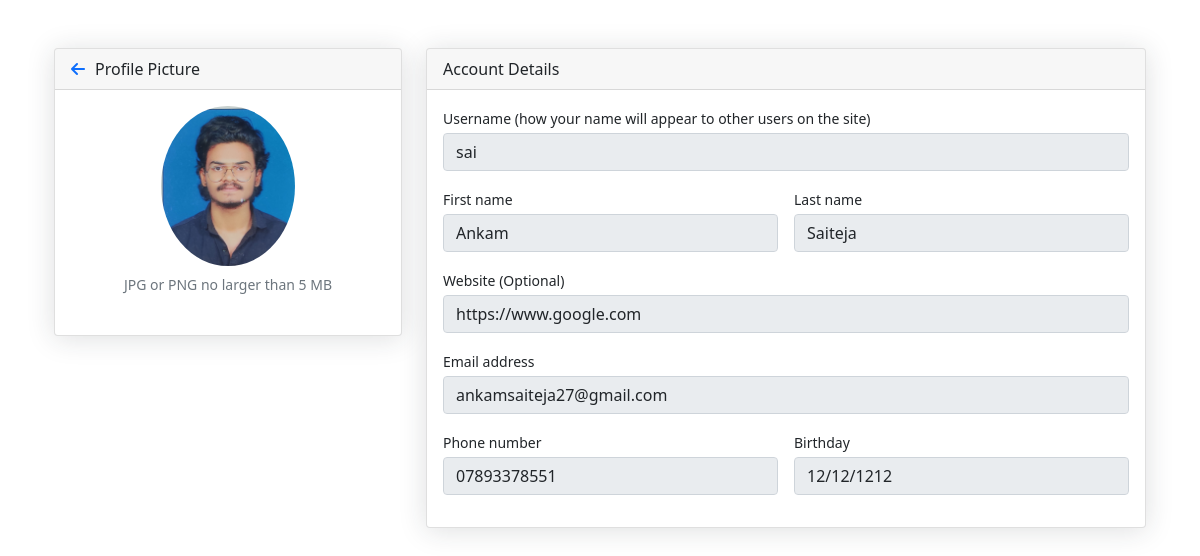
/beta/viewprofile/1/ (signed in), run on an earlier commit of the app's database.
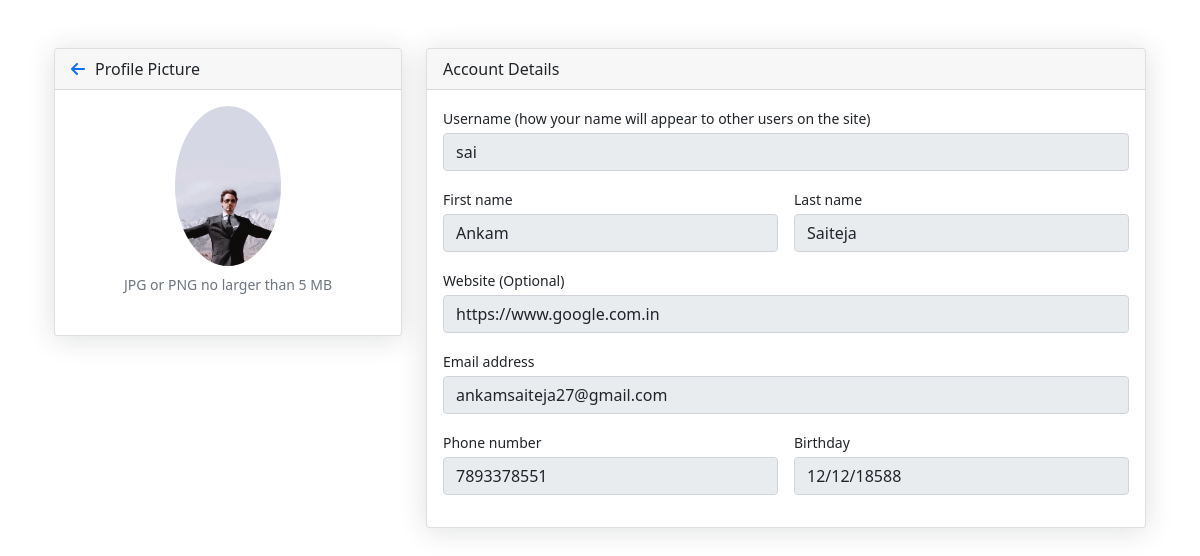
And on a later commit of the database.
### base/models.py (models this page shows, shortened)
class CustomUser(AbstractUser):
    email=models.CharField(max_length=80,unique=True)
    profilepic=models.ImageField(upload_to='static/profile_pics',null=True)
    userfor=models.CharField(max_length=20,default='')
    def __str__(self):
        return self.username

class BetaUser(models.Model):
    user=models.OneToOneField(CustomUser,on_delete=models.CASCADE)
    address=models.CharField(max_length=256,default='')
    job_status=models.CharField(max_length=20,default='')
    degree=models.CharField(max_length=30,default='')
    grad_year=models.CharField(max_length=5,default='')
    profile_updated=models.BooleanField(default=False)
    website=models.URLField(default='')
    phone=models.CharField(max_length=10,default='')
    birthday=models.CharField(max_length=20,null=True)

### betaadmin/views.py (the view)
# urls.py: path('viewprofile/<str:id>/',viewProfile,name='viewprofile'),
def viewProfile(request,id):
    if not request.user.is_authenticated:
        return redirect('login')
    user=CustomUser.objects.get(id=id)
    betauser=BetaUser.objects.get(user=user)
    return render (request,'beta_admin/viewprofile.html',{'user':user,'betauser':betauser})

### templates/beta_admin/viewprofile.html (shortened to what this page needs)
<!DOCTYPE html>
{% load static %}
<html lang="en">
<head>
    <link href="https://cdn.jsdelivr.net/npm/bootstrap@5.0.2/dist/css/bootstrap.min.css" rel="stylesheet">
    <link rel="stylesheet" href="https://cdnjs.cloudflare.com/ajax/libs/font-awesome/6.5.2/css/all.min.css" />
</head>
<body>
    <div class="container-xl px-4 mt-xl-5">
            <div class="row">
                <div class="col-xl-4">
                    <div class="card mb-4 mb-xl-0">
                        <div class="card-header"><a href="{{ request.META.HTTP_REFERER }}"><i class="fa fa-arrow-left" style="margin-right: 10px;"></i></a>Profile Picture
                            </div>
                        <div class="card-body text-center">
                            <img class="img-account-profile rounded-circle mb-2" id="previewImage"  src="{% if user.profilepic == '' %}http://bootdey.com/img/Content/avatar/avatar1.png {% else %}{{user.profilepic.url}}{% endif %}" alt="">
                            <div class="small font-italic text-muted mb-4">JPG or PNG no larger than 5 MB</div>
                        </div>
                    </div>
                </div>
                <div class="col-xl-8">
                    <div class="card mb-4">
                        <div class="card-header">Account Details</div>
                        <div class="card-body">
                                <div class="mb-3">
                                    <label class="small mb-1" for="inputUsername">Username (how your name will appear to other users on the site)</label>
                                    <input class="form-control" id="inputUsername" type="text" placeholder="Enter your username" value="{{user}}" disabled>
                                </div>
                                <div class="row gx-3 mb-3">
                                    <div class="col-md-6">
                                        <label class="small mb-1" for="inputFirstName">First name</label>
                                        <input class="form-control" disabled id="inputFirstName" type="text" placeholder="Enter your first name" value="{{user.first_name}}" name="first">
                                    </div>
                                    <div class="col-md-6">
                                        <label class="small mb-1" for="inputLastName">Last name</label>
                                        <input class="form-control" disabled id="inputLastName" type="text" placeholder="Enter your last name" value="{{user.last_name}}" name="last">
                                    </div>
                                </div>
                                <div class="row gx-3 mb-3">
                                    <div class="col-md-12">
                                        <label class="small mb-1" for="inputLocation">Website (Optional)</label>
                                        <input class="form-control" disabled id="inputLocation" type="text" placeholder="Enter your location" name="website" value="{{betauser.website}}">
                                    </div>
                                </div>
                                <div class="mb-3">
                                    <label class="small mb-1" for="inputEmailAddress">Email address</label>
                                    <input class="form-control" disabled id="inputEmailAddress" type="email" placeholder="Enter your email address" name="email" value="{{user.email}}">
                                </div>
                                <div class="row gx-3 mb-3">
                                    <div class="col-md-6">
                                        <label class="small mb-1" for="inputPhone">Phone number</label>
                                        <input class="form-control" disabled id="inputPhone" type="tel" placeholder="Enter your phone number" name="phone" value="{{betauser.phone}}">
                                    </div>
                                    <div class="col-md-6">
                                        <label class="small mb-1" for="inputBirthday">Birthday</label>
                                        <input class="form-control" disabled id="inputBirthday" type="date" name="birthday" placeholder="Enter your birthday" value="{{betauser.birthday}}">
                                    </div>
                                </div>
                        </div>
                    </div>
            </div></div>
    </div>
</body>
</html>

### templates/beta_admin/viewprofile.html (style rules this page uses)
body { margin-top:20px; background-color:#f2f6fc; color:#69707a; }
.img-account-profile { height: 10rem; }
.rounded-circle { border-radius: 50% !important; }
.card { box-shadow: 0 0.15rem 1.75rem 0 rgb(33 40 50 / 15%); }
.card .card-header { font-weight: 500; }
.card-header:first-child { border-radius: 0.35rem 0.35rem 0 0; }
.card-header { padding: 1rem 1.35rem; margin-bottom: 0; background-color: rgba(33, 40, 50, 0.03); border-bottom: 1px solid rgba(33, 40, 50, 0.125); }
.form-control, .dataTable-input { display: block; width: 100%; padding: 0.875rem 1.125rem; font-size: 0.875rem; font-weight: 400; line-height: 1; color: #69707a; background-color: #fff; background-clip: padding-box; border: 1px solid #c5ccd6; -webkit-appearance: none; -moz-appearance: none; appearance: none; border-radius: 0.35rem; transition: border-color 0.15s ease-in-out, box-shadow 0.15s ease-in-out; }

What changed in the data, as far as the page shows it:
removed BetaUser: website "https://www.google.com", phone "07893378551", birthday "12/12/1212"
changed CustomUser "sai": profilepic: a different picture
added BetaUser: website "https://www.google.com.in", phone "7893378551", birthday "12/12/18588"
